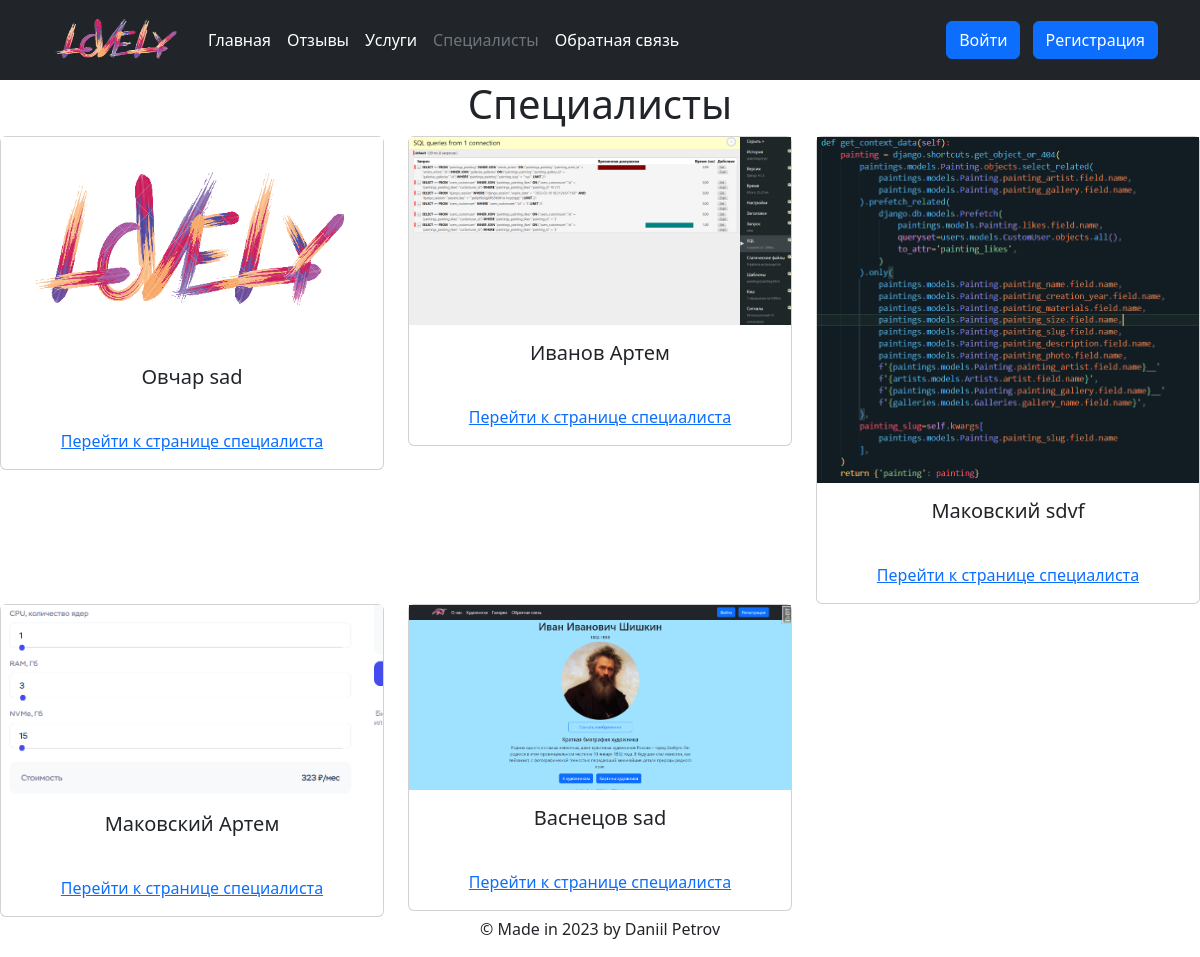
Screenshot of /specialists/ with the database file from the repository.
### specialists/models.py (models this page shows, shortened)
class Specialists(models.Model):
    name = models.CharField(
        'имя',
        max_length=50
    )
    surname = models.CharField(
        'фамилия',
        max_length=50
    )
    description = models.TextField(
        'о специалисте'
    )
    person_image = models.ImageField(
        'путь до изображения специалиста',
        upload_to='items/',
    )
    is_published = models.BooleanField(
        'опубликовано',
        default=True
    )
    def image_tmb(self):
        if self.person_image:
            return mark_safe(f'<img src={self.get_image.url} />')
        return 'нет изображения'
    image_tmb.short_description = 'изображение товара'
    image_tmb.allow_tags = True
    class Meta:
        verbose_name = 'специалист'
        verbose_name_plural = 'специалисты'

### specialists/views.py (the view)
# urls.py: path("", SpecialistsView.as_view(), name="specialists"),
class SpecialistsView(ListView):
    template_name = "specialists/specialists.html"
    context_object_name = "specialists"
    def get_queryset(self):
        return Specialists.objects.filter(is_published=True)

### templates/specialists/specialists.html (shortened to what this page needs)
{% extends 'base.html' %}
{% load thumbnail %}
{% block content %}
  <h1>Специалисты</h1>
  {% for specialist in specialists %}
    {% if forloop.counter0|divisibleby:3 %}
      <div class="row">
    {% endif %}
    <div class='col-4'>
        <div class="card">
            {% thumbnail specialist.person_image '700x350' crop='center' as ph %}
                <img class='img-fluid' src="{{ ph.url }}"
                        width="{{ ph.width }}"
                        height="{{ ph.height }}"
                        alt="картина">
            {% endthumbnail %}
            <div class="card-body">
            <h5 class="card-title">{{ specialist.surname }} {{ specialist.name }}</h5>
            </div>
            <div class="card-body">
            <a href="{% url 'specialists:specialist' specialist.pk %}" class="card-link">Перейти к странице специалиста</a>
            </div>
        </div>
    </div>
    {% if forloop.last %}
      </div>
    {% endif %}
  {% endfor %}
{% endblock %}

### templates/base.html (shortened to what this page needs)
<!DOCTYPE html>
{% load static %}
<html lang="ru">
<head>
  <link rel="stylesheet" href="{% static 'css/bootstrap.min.css' %}">
</head>
<body>
  {% include 'includes/header.html' %}
    <div class="text-center justify-content-center">
      {% block content %}{% endblock content %}
    </div>
  {% include 'includes/footer.html' %}
</body>
</html>

### templates/includes/header.html
{% load static %}
<header class="p-2 bg-dark text-white">
  <div class="container">
    <div class="d-flex flex-wrap align-items-center justify-content-center justify-content-lg-start">
      <img src={% static 'img/main.png' %} width="150" height="64" alt="Иконка сайта" class="bi me-2">
      {% with request.resolver_match.view_name as view_name %}
        <ul class="nav col-12 col-lg-auto me-lg-auto mb-2 justify-content-center mb-md-0">
          <li><a href={% url 'homepage:home' %} class="nav-link px-2
              {% if view_name == 'homepage:home' %}
                text-secondary
              {% else %}
                text-white
              {% endif %}">Главная</a>
          </li>
          <li><a href={% url 'reviews:reviews' %} class="nav-link px-2
              {% if view_name == 'reviews:reviews' %}
                text-secondary
              {% else %}
                text-white
              {% endif %}">Отзывы</a>
          </li>
          <li><a href={% url 'services:services' %} class="nav-link px-2
              {% if view_name == 'services:services' %}
                text-secondary
              {% else %}
                text-white
              {% endif %}">Услуги</a>
          </li>
          <li><a href={% url 'specialists:specialists' %} class="nav-link px-2
                {% if view_name == 'specialists:specialists' %}
                    text-secondary
                {% else %}
                    text-white
                {% endif %}">Специалисты</a>
            </li>
          <li><a href={% url 'feedback:feedback' %} class="nav-link px-2
              {% if view_name == 'feedback:feedback' %}
                text-secondary
              {% else %}
                text-white
              {% endif %}">Обратная связь</a>
          </li>
        </ul>
      {% endwith %}
      <div class="text-end">
        {% if request.user.is_authenticated %}
          <a href="{% url 'users:profile' %}" role="button" class="btn btn-primary bi me-2">Профиль</a>
          <a href="{% url 'reception:reception' %}" role="button" class="btn btn-primary">Записаться на приём</a>
        {% else %}
          <a href="{% url 'users:login' %}" role="button" class="btn btn-primary bi me-2">Войти</a>
          <a href="{% url 'users:sign_up' %}" role="button" class="btn btn-primary">Регистрация</a>
        {% endif %}
      </div>
    </div>
  </div>
</header>

### templates/includes/footer.html
<footer>
    <div class="container">
    <p class="text-center text-dark">&copy; Made in {% now "Y" %} by Daniil Petrov</p>
    </div>
</footer>

### rows the page displays
Specialists: shows a picture, surname "Овчар", name "sad"
Specialists: shows a picture, surname "Иванов", name "Артем"
Specialists: shows a picture, surname "Маковский", name "sdvf"
Specialists: shows a picture, surname "Маковский", name "Артем"
Specialists: shows a picture, surname "Васнецов", name "sad"
